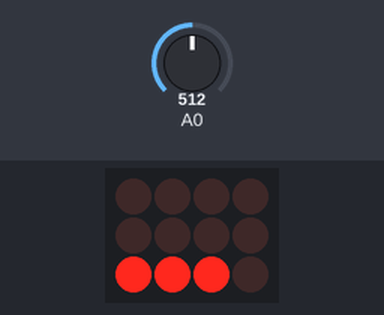
Bench run of a sketch on a simulated Arduino Uno, built with avr-gcc and run on an emulated ATmega328P. On the bench: 4×3 LED matrix. Wiring (inferred from the names in the program): LED matrix (orientation assumed): rows pin 3, pin 4, pin 5; columns pin 13, pin 12, pin 11, pin 10. The test bench sets the inputs (shaded band); at power-on: A0 = 512.

Above: at 1.2 s.
1.3 s: A0 set to 306
At 2.1 s:
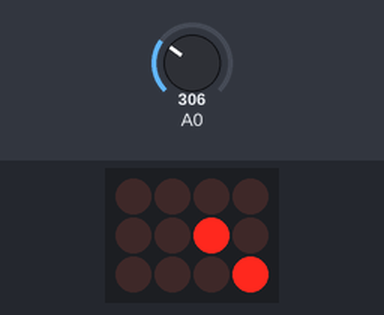
2.9 s: A0 set to 122
At 3.6 s:
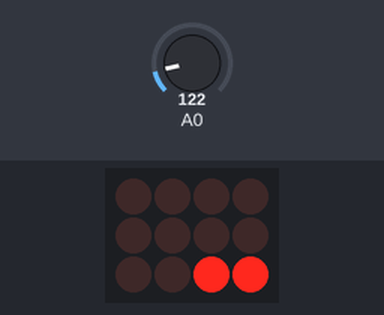
4.5 s: A0 set to 0
At 5.0 s:
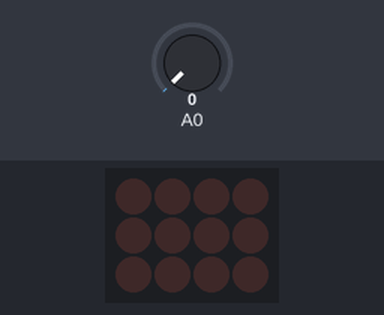
6.1 s: A0 set to 716
At 6.6 s:
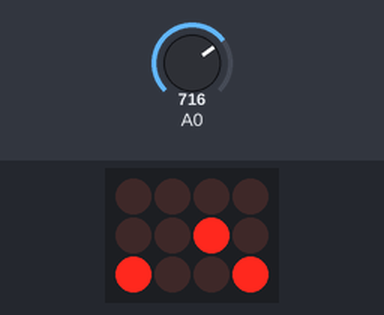
7.7 s: A0 set to 900
At 8.4 s:
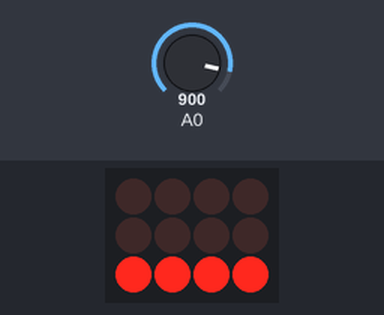
9.2 s: A0 set to 1023
At 10.3 s:
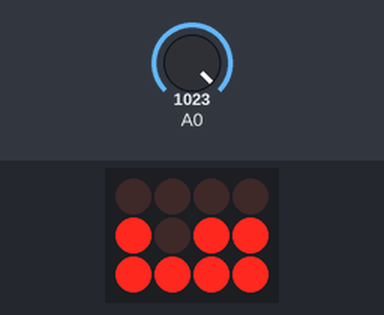
Timing chart, 0 to 11.8 s (numbered marks = the images above; inputs shaded):
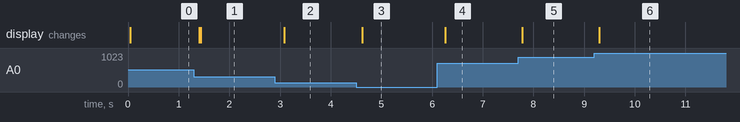

Measured:
- after the input at 1.3 s, the display: first changes after 0.10 s (image 1 shows a later state)
- after the input at 2.9 s, the display: changes after 0.18 s (image 2)
- after the input at 4.5 s, the display: changes after 0.12 s (image 3)
- after the input at 6.1 s, the display: changes after 0.16 s (image 4)
- after the input at 7.7 s, the display: changes after 0.08 s (image 5)
- after the input at 9.2 s, the display: changes after 0.10 s (image 6)

The sketch:

Cod_Display_Manual_v2_1_2display.ino
```cpp
              //  As portas  D, C, B, A  do CD4511
const int vetorDisplay[] = {13,12,11,10}; //Cria um vetor para as portas
const int D1 = 5; //Controla o acionamento do Display 1 Unidade
const int D2 = 4; //Controla o acionamento do Display 2 Dezena
const int D3 = 3; //Controla o acionamento do Display 3 Centena
const int timeD = 5;  //Controla o tempo que o display fica acesso
const int vezes = 10; //Controla a quantidade de vezes que será rodado o código do display.
/* O tempo de display acesso é 3*timeD*vezes
*/
//                        D,C,B,A
int matrizDados[10][4] = {{0,0,0,0}, //0
                          {0,0,0,1}, //1
                          {0,0,1,0}, //2
                          {0,0,1,1}, //3
                          {0,1,0,0}, //4
                          {0,1,0,1}, //5
                          {0,1,1,0}, //6
                          {0,1,1,1}, //7
                          {1,0,0,0}, //8
                          {1,0,0,1}}; //9

int i,j,k,m,dado;

void setup() {
  pinMode(13, OUTPUT);
  pinMode(12, OUTPUT);
  pinMode(11, OUTPUT);
  pinMode(10, OUTPUT);
  pinMode(D1, OUTPUT);
  pinMode(D2, OUTPUT);
  pinMode(D3, OUTPUT);
  Serial.begin(9600);
}

void loop() {
// for(i=0;i<=999;i++){
  i=(analogRead(0)*500)/1023;
   imprime(i);
// }
}

void imprime(int num){
   for(m=0;m<vezes;m++){
      digitalWrite(D1,HIGH);
      digitalWrite(D2,HIGH);
      digitalWrite(D3,LOW);
      j=num/100; //valor Centena
      j=j%10;
      for(k=0;k<=3;k++){
        digitalWrite(vetorDisplay[k],matrizDados[j][k]);
      }
      delay(timeD);

      digitalWrite(D1,HIGH);
      digitalWrite(D2,LOW);
      digitalWrite(D3,HIGH);
      j=num/10; //valor Decimal
      j=j%10;
      for(k=0;k<=3;k++){
        digitalWrite(vetorDisplay[k],matrizDados[j][k]);
      }
      delay(timeD);

      digitalWrite(D1,LOW);
      digitalWrite(D2,HIGH);
      digitalWrite(D3,HIGH);
      j=num%10; // valor unidade
      for(k=0;k<=3;k++){
         digitalWrite(vetorDisplay[k],matrizDados[j][k]);
      }
      delay(timeD);
   }
}
```
